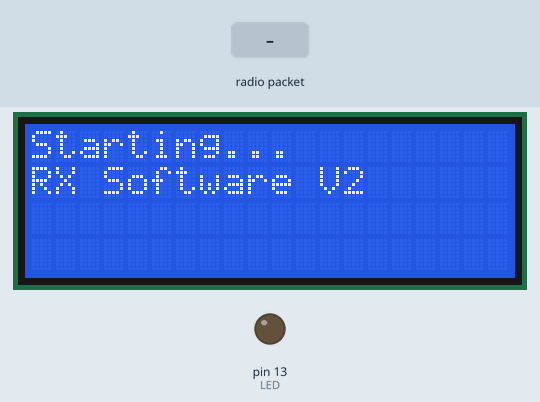
The sketch below on a simulated Arduino Uno, built with avr-gcc and run on an emulated ATmega328P. Parts: 20×4 character LCD, output pins drawn as LEDs (lit = HIGH). The inputs (shaded band) are chosen by the test bench. No radio packets arrive unless stated; pins used as bus, display or sensor lines are not drawn; what the sketch prints to the serial monitor is not drawn.

Above: at 1.3 s.
1.4 s: radio packet "5" arrives
At 2.8 s:
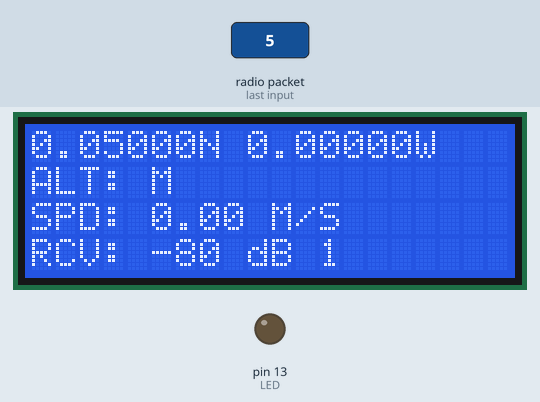
3.1 s: radio packet "90" arrives
At 3.28 s:
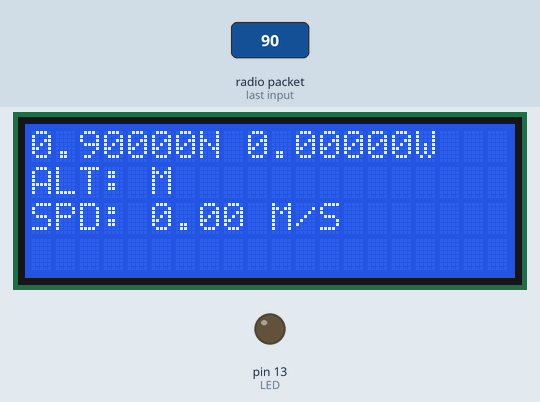
4.7 s: radio packet "200" arrives
At 5.7 s:
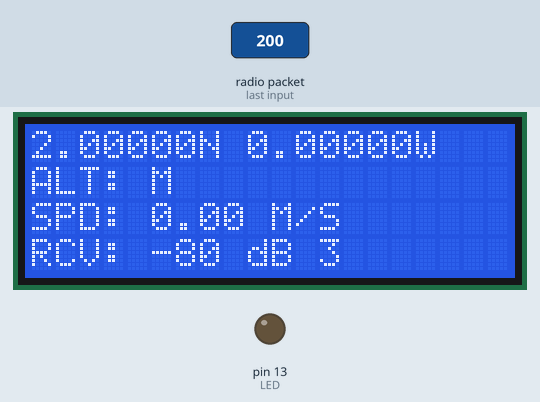
Timing chart, 0 to 7.7 s (numbered marks = the images above; inputs shaded):
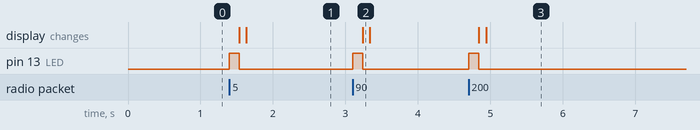

Measured:
- after the input at 1.4 s, pin 13 (LED): LOW → HIGH at once, → LOW 0.13 s later; the display: first changes after 0.13 s (image 1 shows a later state)
- after the input at 3.1 s, pin 13 (LED): LOW → HIGH at once, → LOW 0.14 s later; the display: changes after 0.14 s (image 2)
- after the input at 4.7 s, pin 13 (LED): LOW → HIGH at once, → LOW 0.14 s later; the display: first changes after 0.14 s (image 3 shows a later state)

The sketch:

gps_rx_v2.ino
```cpp
#include <Arduino.h>
#include <SPI.h>
#include <RH_RF95.h>
#include <LiquidCrystal.h>

/* for feather32u4 */
#define RFM95_CS 8
#define RFM95_RST 4
#define RFM95_INT 7
// Change to 434.0 or other frequency, must match RX's freq!
#define RF95_FREQ 868.0

// Singleton instance of the radio driver
RH_RF95 rf95(RFM95_CS, RFM95_INT);

// Blinky on receipt
#define LED 13
// initialize the library with the numbers of the interface pins
LiquidCrystal lcd(6, 5, 9, 10, 11, 12);

unsigned long time;

void setup() {
   // set up the LCD's number of columns and rows:
  lcd.begin(20, 4);//number of columns and rows of display
  lcd.print("Starting...");
  lcd.setCursor(0,1);
  lcd.print("RX Software V2");

 pinMode(LED, OUTPUT);
  pinMode(RFM95_RST, OUTPUT);
  digitalWrite(RFM95_RST, HIGH);

  Serial.begin(9600);
  delay(100);

    // manual reset
  digitalWrite(RFM95_RST, LOW);
  delay(10);
  digitalWrite(RFM95_RST, HIGH);
  delay(10);

  while (!rf95.init()) {
    lcd.print("LoRa radio init failed");
    while (1);
  }
  //Serial.println("LoRa radio init OK!");

  // Defaults after init are 434.0MHz, modulation GFSK_Rb250Fd250, +13dbM
  if (!rf95.setFrequency(RF95_FREQ)) {
   // Serial.println("setFrequency failed");
    while (1);
  }
  //Serial.print("Set Freq to: "); Serial.println(RF95_FREQ);

  // Defaults after init are 434.0MHz, 13dBm, Bw = 125 kHz, Cr = 4/5, Sf = 128chips/symbol, CRC on

  // The default transmitter power is 13dBm, using PA_BOOST.
  // If you are using RFM95/96/97/98 modules which uses the PA_BOOST transmitter pin, then
  // you can set transmitter powers from 5 to 23 dBm:
  rf95.setTxPower(23, false);

}
char buffer[50];
byte sendLen;
char timestr[8];
int loopnumber=0;


void loop() {


  if (rf95.available())
  {
    //lcd.print("Signal Aquired...")
    uint8_t buf[50];
    uint8_t len=sizeof(buf);
  memset(buf, '\0', sizeof(buffer));
    if (rf95.recv(buf, &len))
    {
      loopnumber ++;
      digitalWrite(LED, HIGH);
      //RH_RF95::printBuffer("Recieved: ", buf, len);
      Serial.print("Message Recieved: ");
      Serial.println((char*)buf);

      char* data= buf;
//      complc= strchr(buf, ',');

//Serial.println(buf);
      char* lat= strtok(data, ",");
      char* latstr=strtok(0,",");
      char* lon=strtok(0,",");
      char* lonstr=strtok(0,",");
      char* alt=strtok(0,",");
      char* spd=strtok(0,",");
//      Serial.println((char*) lat);
//      Serial.println((char*) latstr);
//      Serial.println((char*) lonstr);
//      Serial.println(alt);

//Latitude
char* latdegchar= (lat);//Pointer Char type (format DDMMMM.MMMM)
char* latminchar= (lat+2);//Exclude first two digits from char array
float latmin= atof(latminchar);//convert min to FLOAT
float latdegmin= atof(latdegchar);
float latdeg=(latdegmin-latmin)/100;//Subtract MIN from DEG
float latdegdeci=latdeg+latmin/60;//Convert MIN to deci degree and add to deg
Serial.print("Lat: ");
Serial.println(latdegdeci, 5);
Serial.print("lat: ");
Serial.println(lat);
Serial.print("latminchar: ");
Serial.println(latminchar);
Serial.print("latdegmin: ");
Serial.println(latdegmin);
Serial.print("latdegchar: ");
Serial.println(latdegchar);


//Longitude
char* londegchar= lon;
char* lonminchar=(lon+4);
float lonmin= atof(lonminchar);
float londegmin= atof(londegchar);
float londeg=(londegmin-lonmin)/100;
float londegdeci=londeg+lonmin/60;
Serial.print("lon: ");
Serial.println(lon);
Serial.print("lonminchar: ");
Serial.println(lonminchar);
Serial.print("londegmin: ");
Serial.println(londegmin);
Serial.print("londeg: ");
Serial.println(londeg);

Serial.print("lonmin: ");
Serial.println(lonmin);

//spd
double Dspd= atof(spd);

Serial.print("Lon: ");
Serial.println(londegdeci, 5);
Serial.print("Alt:");
Serial.println(alt);
Serial.print("Speed: ");
Serial.println(spd);
//Print to LCD
  lcd.clear();
  lcd.setCursor(0, 0);
  lcd.print(latdegdeci, 5);
  lcd.print("N ");
  //lcd.setCursor(0, 2);
  lcd.print(londegdeci, 5);
  lcd.print("W");
  lcd.setCursor(0,1);
  lcd.print("ALT:");
  lcd.print(alt);
  lcd.print(" M");
  lcd.setCursor(0,2);
  lcd.print("SPD: ");
  lcd.print(Dspd/1.944);
  lcd.print(" M/S");
      digitalWrite(LED, LOW);
      delay(100);
      // Reply
//      digitalWrite(LED, HIGH);
//      time=millis();
//      dtostrf(time,8,1, timestr);
//      sprintf(buffer, "time recieved: %s", timestr);
//     sendLen= strlen(buffer);
//     Serial.println(buffer);
//     Serial.println("Replying...");
//     rf95.send((uint8_t*)buffer, sendLen);
     digitalWrite(LED, LOW);
      Serial.println(loopnumber);
      lcd.setCursor(0,3);
      lcd.print("RCV: ");
      lcd.print(rf95.lastRssi(), DEC);
      lcd.print(" dB ");
      lcd.print(loopnumber);
    }

  }

}
```

gps_rx_v2.cpp
```cpp
#include <Arduino.h>
#include <SPI.h>
#include <RH_RF95.h>
#include <Adafruit_LiquidCrystal.h>

/* for feather32u4 */
#define RFM95_CS 8
#define RFM95_RST 4
#define RFM95_INT 7
// Change to 434.0 or other frequency, must match RX's freq!
#define RF95_FREQ 915.0

// Singleton instance of the radio driver
RH_RF95 rf95(RFM95_CS, RFM95_INT);

// Blinky on receipt
#define LED 13
// initialize the library with the numbers of the interface pins
Adafruit_LiquidCrystal lcd(6, 5, 9, 10, 11, 12);

unsigned long time;

void display_coords(char gps_coords[50]);

void setup() {
   // set up the LCD's number of columns and rows:
  lcd.begin(20, 4);//number of columns and rows of display
  lcd.print("Starting...");
  lcd.setCursor(0,1);
  lcd.print("RX V2");

 pinMode(LED, OUTPUT);
  pinMode(RFM95_RST, OUTPUT);
  digitalWrite(RFM95_RST, HIGH);

  Serial.begin(9600);
  delay(100);
  lcd.setCursor(0,2);
  lcd.print("INITIATE MODULE");
    // manual reset
  digitalWrite(RFM95_RST, LOW);
  delay(10);
  digitalWrite(RFM95_RST, HIGH);
  delay(10);

  while (!rf95.init()) {
    lcd.print("LoRa radio init failed");
    while (1);
  }
  //Serial.println("LoRa radio init OK!");

  // Defaults after init are 434.0MHz, modulation GFSK_Rb250Fd250, +13dbM
  if (!rf95.setFrequency(RF95_FREQ)) {
   // Serial.println("setFrequency failed");
    while (1);
  }
  //Serial.print("Set Freq to: "); Serial.println(RF95_FREQ);

  // Defaults after init are 434.0MHz, 13dBm, Bw = 125 kHz, Cr = 4/5, Sf = 128chips/symbol, CRC on

  // The default transmitter power is 13dBm, using PA_BOOST.
  // If you are using RFM95/96/97/98 modules which uses the PA_BOOST transmitter pin, then
  // you can set transmitter powers from 5 to 23 dBm:
  rf95.setTxPower(23, false);
  lcd.setCursor(0,2);
  lcd.print("RECIEVER INITIATED");
  lcd.setCursor(0,3);
  lcd.print("WAITING FOR GPS...");
}
char buffer[55];
byte sendLen;
char timestr[8];
int loopnumber=0;

void loop()
 {
  if (rf95.available())
  {
  // lcd.print("SIGNAL ACQUIRED");
  uint8_t buf[60];
  uint8_t len=sizeof(buf);
  memset(buf, '\0', sizeof(buffer));
  Serial.print("buf:"); Serial.println((char*)buf);
  if (rf95.recv(buf, &len))
    {
      loopnumber ++;
      digitalWrite(LED, HIGH);
      //RH_RF95::printBuffer("Recieved: ", buf, len);
      Serial.print("Message Recieved: ");
      Serial.println((char*)buf);
      char* data= (char*) buf; // (char*) is called "casting the pointer"
      int message_type = atof(strtok(data, ","));
      Serial.println(message_type);
      if (message_type)
      {
        display_coords(buffer);
      }
      else
      {
        char* message = strtok(0, ",");
        lcd.setCursor(0,3);

        lcd.print(message);
      }
    }
  }
}

void display_coords(char gps_coords[55])
{
  //Serial.println(buf);
  char* lat= strtok(0, ",");
  char* latstr=strtok(0,",");
  char* lon=strtok(0,",");
  char* lonstr=strtok(0,",");
  char* alt=strtok(0,",");
  char* spd=strtok(0,",");
  char* bat_volt=strtok(0,",");
  char* num_sat=strtok(0,",");
  char* fix_type = strtok(0,",");
  //      Serial.println((char*) lat);
  //      Serial.println((char*) latstr);
  //      Serial.println((char*) lonstr);
  //      Serial.println(alt);

  //Latitude
  char* latdegchar= (lat);//Pointer Char type (format DDMMMM.MMMM)
  char* latminchar= (lat+2);//Exclude first two digits from char array
  float latmin= atof(latminchar);//convert min to FLOAT
  float latdegmin= atof(latdegchar);
  float latdeg=(latdegmin-latmin)/100;//Subtract MIN from DEG
  float latdegdeci=latdeg+latmin/60;//Convert MIN to deci degree and add to deg
  // Serial.print("Lat: ");
  // Serial.println(latdegdeci, 5);
  // Serial.print("lat: ");
  // Serial.println(lat);
  // Serial.print("latminchar: ");
  // Serial.println(latminchar);
  // Serial.print("latdegmin: ");
  // Serial.println(latdegmin);
  // Serial.print("latdegchar: ");
  // Serial.println(latdegchar);


  //Longitude
  char* londegchar= lon;
  char* lonminchar=(lon+4);
  float lonmin= atof(lonminchar);
  float londegmin= atof(londegchar);
  float londeg=(londegmin-lonmin)/100;
  float londegdeci=londeg+lonmin/60;
  // Serial.print("lon: ");
  // Serial.println(lon);
  // Serial.print("lonminchar: ");
  // Serial.println(lonminchar);
  // Serial.print("londegmin: ");
  // Serial.println(londegmin);
  // Serial.print("londeg: ");
  // Serial.println(londeg);
  // Serial.print("lonmin: ");
  // Serial.println(lonmin);

  //spd
  int int_spd= atoi(spd)/1.944;

  //alt
  int int_alt = atoi(alt);

  //TX Volt
  double d_batV = atof(bat_volt);

  //Sats
  int int_sat = atoi(num_sat);

  //Fix
  int int_fix = atoi(fix_type);


  // Serial.print("Lon: ");
  // Serial.println(londegdeci, 5);
  // Serial.print("Alt:");
  // Serial.println(alt);
  // Serial.print("Speed: ");
  // Serial.println(spd);
  //Print to LCD
  lcd.clear();
  lcd.setCursor(0, 0);
  lcd.print(latdegdeci, 5);
  lcd.print((char*) latstr+1);
  lcd.print(" ");
  //lcd.setCursor(0, 2);
  lcd.print(londegdeci, 5);
  lcd.print((char*) lonstr+1);
  // lcd.print("W");
  lcd.setCursor(0,1);
  lcd.print("ALT: ");
  lcd.print(int_alt);
  lcd.setCursor(10,1);
  lcd.print("SPD: ");
  lcd.print(int_spd);
  lcd.setCursor(0,2);
  lcd.print("SAT ");
  lcd.print(int_sat);
  lcd.print(" FIX ");
  lcd.print(int_fix);
  lcd.print(" BAT ");
  lcd.print(d_batV);
  digitalWrite(LED, LOW);
  // delay(100);
  digitalWrite(LED, LOW);
  Serial.println(loopnumber);
  lcd.setCursor(0,3);
  lcd.print("RCV: ");
  lcd.print(rf95.lastRssi(), DEC);
  lcd.print(" dB ");
  lcd.print(loopnumber);
}
```
